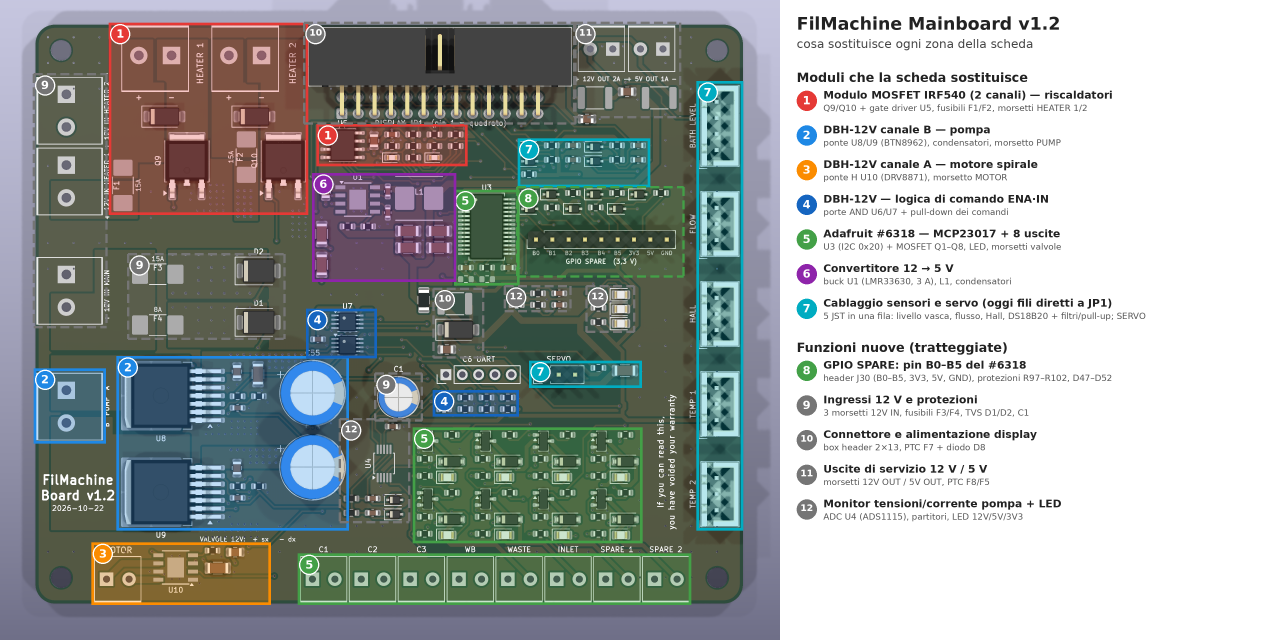
#> input picture PCB/FilMachine_Mainboard_zone.png, 3840 x 1920 px (shown at 1/3 size)
$ python zones.py ../FilMachine_Mainboard_zone.png out.png
#> lines starting #> are read from the running program, lines starting #| are printed output that depends on the picture; after the words box and inside, x2 and y2 are one past the last pixel; in counts of white or black regions, pixels touching at a corner belong together
# -*- coding: utf-8 -*-
"""Mappa delle zone della Mainboard: quale parte sostituisce quale modulo (Adafruit #6318, DBH-12V, IRF540, buck 5 V)."""
from PIL import Image, ImageDraw, ImageFont
# Uso: python3 zones.py <render_dall_alto.png> <uscita.png>
# Il render si ottiene con: kicad-cli pcb render --side top --width 2600 --height 2200 --quality high \
#     --background opaque -o top3d.png ../kicad/FilMachine_Mainboard.kicad_pcb
# Le zone sono rettangoli in mm (origine = angolo in alto a sinistra della scheda, 110 x 90 mm):
# se si spostano componenti in placement.py, aggiornare qui le coordinate.
import sys
im=Image.open(sys.argv[1]).convert("RGB")
#> im is the input picture: PIL image 3840x1920 RGB; mean R, G, B 157.1, 162.6, 160.1
# bordi della scheda nel render (pixel), ricavati dal colore verde del PCB
import numpy as np
_a=np.array(im).astype(int); _m=(_a[...,1]>_a[...,0])&(_a[...,1]>_a[...,2]+8)&(_a[...,1]<140)
#> after `_m = (_a[..., 1] > _a[..., 0]) & (_a[..., 1] > _a[..., 2] + 8) & (_a[.`:
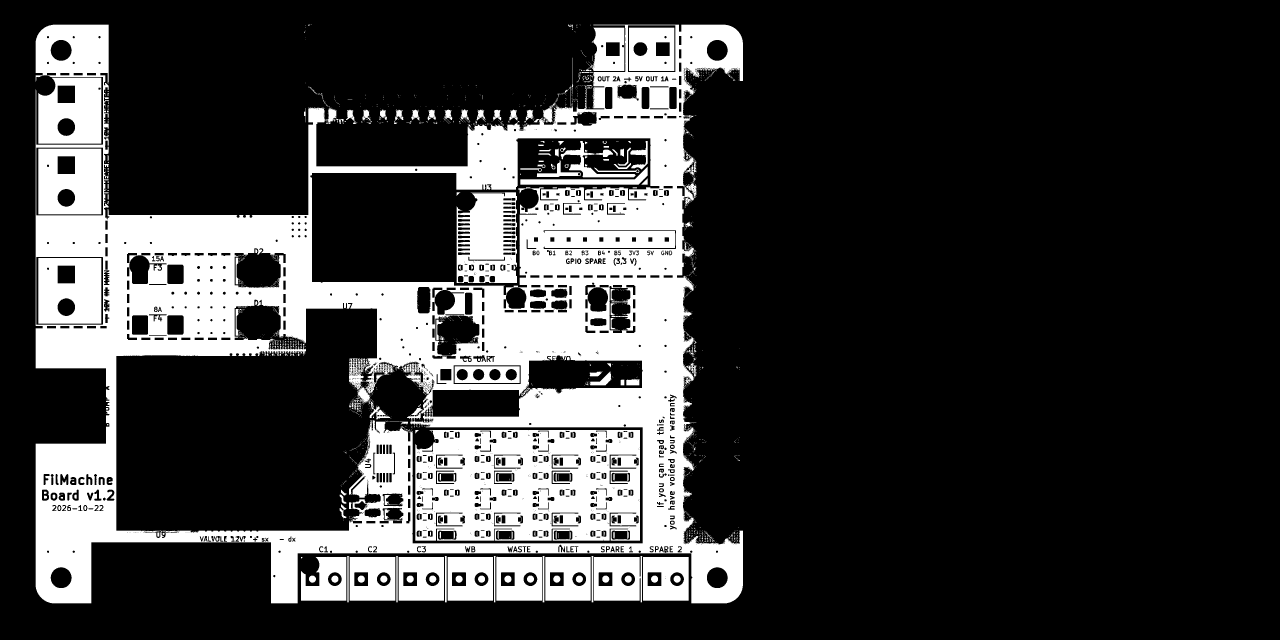
#> _m: shape (1920, 3840) bool (shown at 1/3 size); 22.1% white; 2085 white regions (1828 under 20 px), largest, box (x1, y1, x2, y2) and area: (107, 74, 2229, 1810) 1120144, (1246, 1290, 1920, 1622) 178653, (1370, 577, 1551, 849) 36905
_c=np.where(_m.sum(0)>500)[0]; _r=np.where(_m.sum(1)>500)[0]
X0,X1,Y0,Y1=_c.min(),_c.max(),_r.min(),_r.max()
#> X0 = 107; X1 = 2084; Y0 = 74; Y1 = 1801
sx=(X1-X0)/110; sy=(Y1-Y0)/90
#> after `sx = (X1 - X0) / 110`: sx = 17.97
#> after `sy = (Y1 - Y0) / 90`: sy = 19.19
def P(x,y): return (X0+x*sx, Y0+y*sy)
def F(s, b=True):
    # DejaVu (Linux) oppure Arial (macOS); in mancanza, il font di default di Pillow
    for n in (("DejaVuSans-Bold.ttf", "Arial Bold.ttf", "/System/Library/Fonts/Supplemental/Arial Bold.ttf") if b else
              ("DejaVuSans.ttf", "Arial.ttf", "/System/Library/Fonts/Supplemental/Arial.ttf")):
        try: return ImageFont.truetype(n, s)
        except OSError: pass
    return ImageFont.load_default(s)
# zones: id, color, rects(mm), dashed(new function)
Z=[
 ("1","#e53935",[(11.4,-0.3,42.4,29.6),(43.7,15.5,67.2,22.0)],False),
 ("2","#1e88e5",[(-0.3,53.5,10.9,65.2),(12.6,51.6,48.7,78.7)],False),
 ("3","#fb8c00",[(8.7,80.6,36.6,90.3)],False),
 ("4","#1565c0",[(42.1,44.2,53.1,51.9),(61.8,56.9,75.2,61.0)],False),
 ("5","#43a047",[(65.1,25.7,75.3,40.6),(58.7,62.7,94.4,80.7),(40.8,82.3,102.0,90.3)],False),
 ("6","#8e24aa",[(43.0,23.1,65.4,40.0)],False),
 ("7","#00acc1",[(102.8,8.8,110.1,78.7),(75.0,17.7,95.6,25.3),(76.8,52.3,94.3,56.5)],False),
 ("8","#43a047",[(74.9,25.3,100.8,39.2)],True),
 ("9","#757575",[(-0.3,7.7,11.0,47.1),(14.4,35.7,38.7,48.9),(52.8,54.3,60.1,61.6)],True),
 ("10","#757575",[(41.8,-0.3,84.0,15.4),(61.9,41.1,69.6,51.8)],True),
 ("11","#757575",[(83.8,-0.3,100.3,14.4)],True),
 ("12","#757575",[(47.3,61.4,58.1,77.4),(73.0,40.7,83.2,44.6),(85.7,40.7,93.1,47.8)],True),
]
def rgb(h): return tuple(int(h[i:i+2],16) for i in (1,3,5))
ov=Image.new("RGBA",im.size,(0,0,0,0)); d=ImageDraw.Draw(ov)
#> after `ov = Image.new('RGBA', im.size, (0, 0, 0, 0))`: ov: PIL image 3840x1920 RGBA; every value is 0
for zid,c,rs,dash in Z:
    for r in rs:
        a=P(r[0],r[1]); b=P(r[2],r[3])
        d.rectangle([a,b],fill=rgb(c)+((38 if dash else 70),))
im=Image.alpha_composite(im.convert("RGBA"),ov)
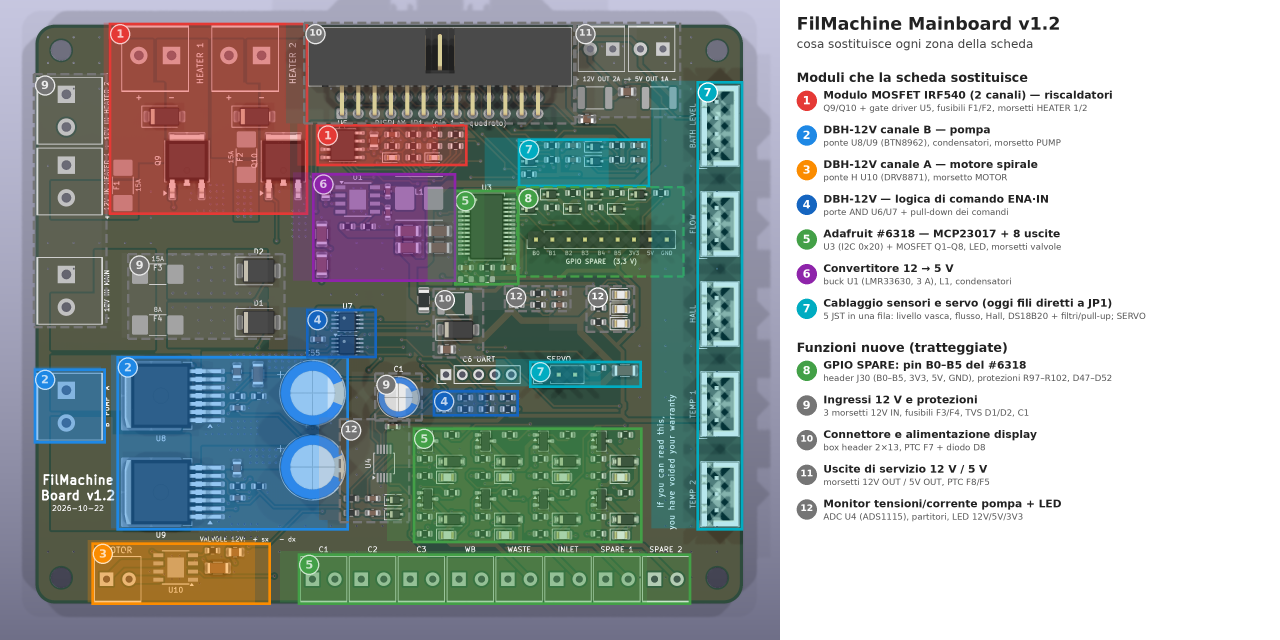
#> im: PIL image 3840x1920 RGBA (shown at 1/3 size); mean R, G, B, A 157.3, 164.1, 162.3, 255
d=ImageDraw.Draw(im)
def dashed_rect(a,b,col,w=7,L=26,G=14):
    (x0,y0),(x1,y1)=a,b
    for (xa,ya,xb,yb) in ((x0,y0,x1,y0),(x0,y1,x1,y1),(x0,y0,x0,y1),(x1,y0,x1,y1)):
        n=max(abs(xb-xa),abs(yb-ya)); t=0
        while t<n:
            e=min(t+L,n); f=lambda k:(xa+(xb-xa)*k/n, ya+(yb-ya)*k/n)
            d.line([f(t),f(e)],fill=col,width=w); t+=L+G
for zid,c,rs,dash in Z:
    for r in rs:
        a=P(r[0],r[1]); b=P(r[2],r[3])
        if dash: dashed_rect(a,b,c)
        else: d.rectangle([a,b],outline=c,width=8)
    # badge on each rect's top-left
    for r in rs:
        a=P(r[0],r[1]); cx,cy=a[0]+34,a[1]+34; R=30
        d.ellipse([cx-R,cy-R,cx+R,cy+R],fill=c,outline="white",width=4)
        f=F(34 if len(zid)==1 else 28); w=d.textlength(zid,font=f)
        d.text((cx-w/2,cy-21),zid,font=f,fill="white")
#> this loop made 12 passes
# crop & add legend
im=im.crop((120,150,2460,2070))
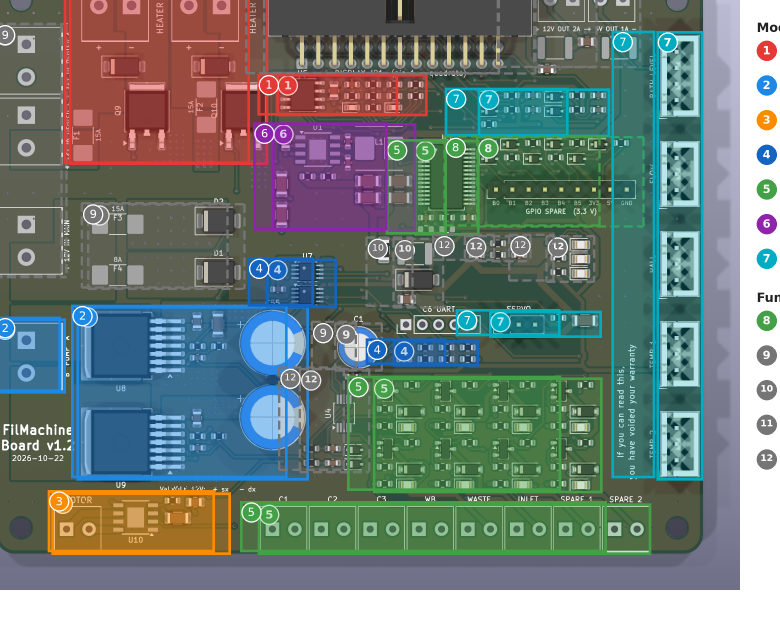
#> im: PIL image 2340x1920 RGBA (shown at 1/3 size); mean R, G, B, A 95.3, 108.3, 104, 235.1; transparent parts drawn white
W=im.width+1500; H=im.height
#> after `W = im.width + 1500`: W = 3840
#> after `H = im.height`: H = 1920
can=Image.new("RGB",(W,H),"white"); can.paste(im,(0,0)); d=ImageDraw.Draw(can)
#> after `can = Image.new('RGB', (W, H), 'white')`: can: PIL image 3840x1920 RGB; every value is 255
#> after `can.paste(im, (0, 0))`:
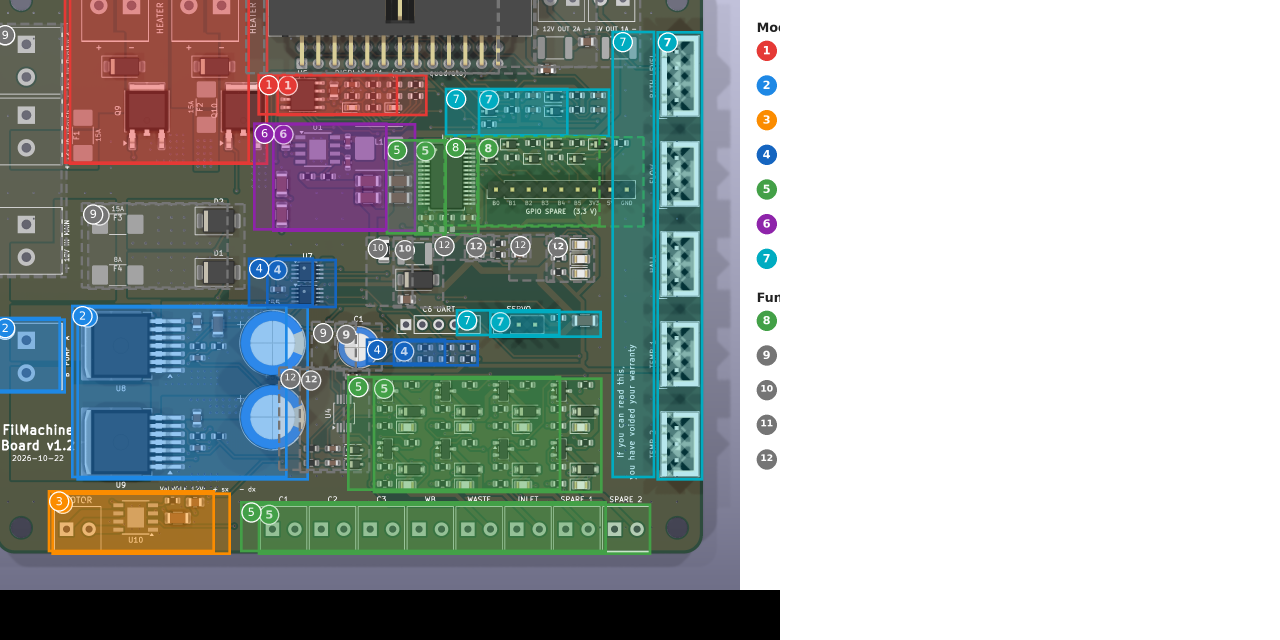
#> can: PIL image 3840x1920 RGB (shown at 1/3 size); mean R, G, B 157.7, 165.6, 163
x=im.width+50; y=40
#> after `x = im.width + 50`: x = 2390
d.text((x,y),"FilMachine Mainboard v1.2",font=F(52),fill="#222"); y+=70
d.text((x,y),"cosa sostituisce ogni zona della scheda",font=F(36,False),fill="#444"); y+=80
L=[("Moduli che la scheda sostituisce",None,None,None),
 ("1","#e53935","Modulo MOSFET IRF540 (2 canali) — riscaldatori","Q9/Q10 + gate driver U5, fusibili F1/F2, morsetti HEATER 1/2"),
 ("2","#1e88e5","DBH-12V canale B — pompa","ponte U8/U9 (BTN8962), condensatori, morsetto PUMP"),
 ("3","#fb8c00","DBH-12V canale A — motore spirale","ponte H U10 (DRV8871), morsetto MOTOR"),
 ("4","#1565c0","DBH-12V — logica di comando ENA·IN","porte AND U6/U7 + pull-down dei comandi"),
 ("5","#43a047","Adafruit #6318 — MCP23017 + 8 uscite","U3 (I2C 0x20) + MOSFET Q1–Q8, LED, morsetti valvole"),
 ("6","#8e24aa","Convertitore 12 → 5 V","buck U1 (LMR33630, 3 A), L1, condensatori"),
 ("7","#00acc1","Cablaggio sensori e servo (oggi fili diretti a JP1)","5 JST in una fila: livello vasca, flusso, Hall, DS18B20 + filtri/pull-up; SERVO"),
 ("Funzioni nuove (tratteggiate)",None,None,None),
 ("8","#43a047","GPIO SPARE: pin B0–B5 del #6318","header J30 (B0–B5, 3V3, 5V, GND), protezioni R97–R102, D47–D52"),
 ("9","#757575","Ingressi 12 V e protezioni","3 morsetti 12V IN, fusibili F3/F4, TVS D1/D2, C1"),
 ("10","#757575","Connettore e alimentazione display","box header 2×13, PTC F7 + diodo D8"),
 ("11","#757575","Uscite di servizio 12 V / 5 V","morsetti 12V OUT / 5V OUT, PTC F8/F5"),
 ("12","#757575","Monitor tensioni/corrente pompa + LED","ADC U4 (ADS1115), partitori, LED 12V/5V/3V3"),
]
for zid,c,t,s in L:
    if c is None:
        y+=20; d.text((x,y),zid,font=F(38),fill="#222"); y+=62; continue
    R=30; cx,cy=x+R,y+R
    d.ellipse([cx-R,cy-R,cx+R,cy+R],fill=c)
    f=F(34 if len(zid)==1 else 28); w=d.textlength(zid,font=f); d.text((cx-w/2,cy-21),zid,font=f,fill="white")
    d.text((x+80,y-6),t,font=F(32),fill="#222"); d.text((x+80,y+36),s,font=F(26,False),fill="#555"); y+=104
#> this loop made 14 passes
#> w on passes 2, 3, 4, 5, 6, 7, 8, 10, 11, 12, 13, 14: 21.62, 21.62, 21.62, 21.62, 21.62, 21.62, 21.62, 21.62, 21.62, 35.62, 35.62, 35.62
#> after the loop, y = 1602
can.save(sys.argv[2]); print(can.size,y)
#> after `can.save(sys.argv[2])`:
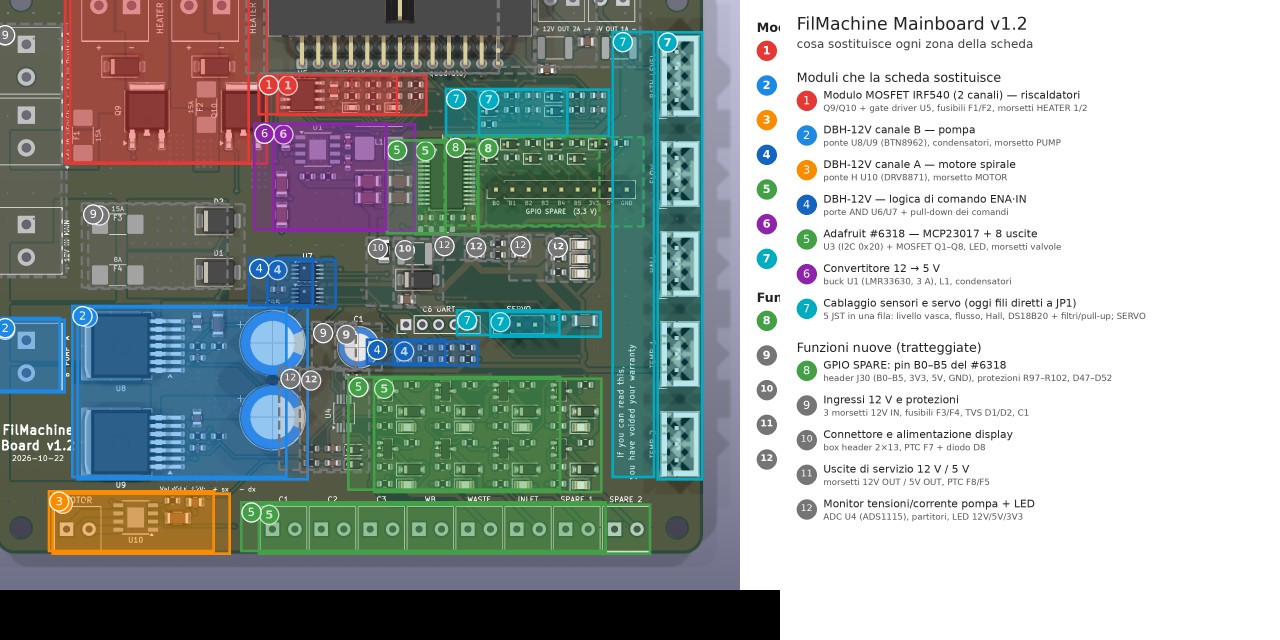
#> saved as out.png: PIL image 3840x1920 RGB (shown at 1/3 size); mean R, G, B 154.2, 162.1, 159.6
#| (3840, 1920) 1602
